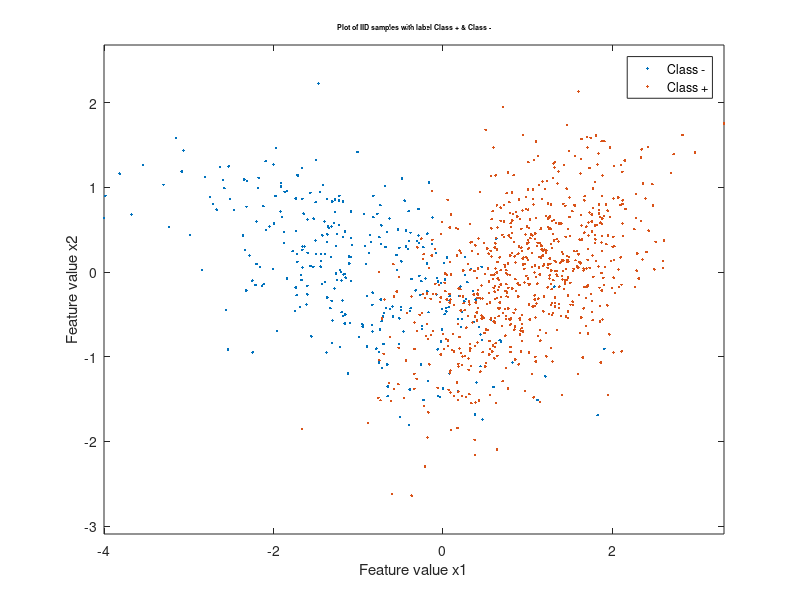
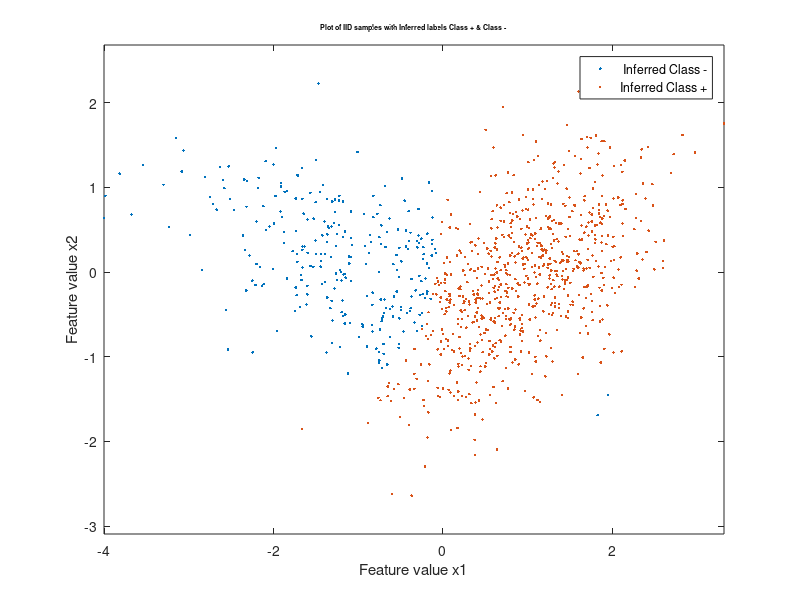
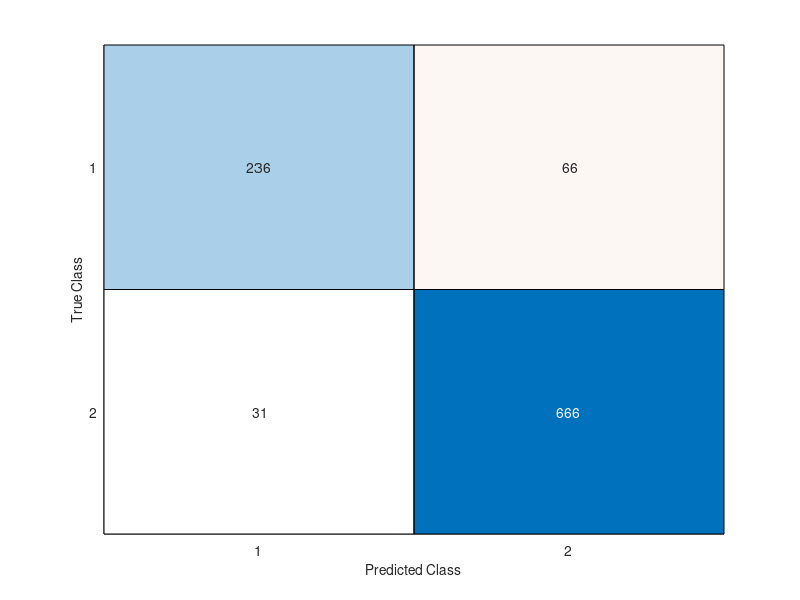

Write the MATLAB code that produced these figures, in order.
clc;close all; clear all;
m(:,1) = [-1;0]; Sigma(:,:,1) = 0.1*[10 -4;-4,5]; 
m(:,2) = [1;0]; Sigma(:,:,2) = 0.1*[5 3;3,6]; 
classPriors = [0.3,0.7]; thr = [0,cumsum(classPriors)];
N = 999; u = rand(1,N); L = zeros(1,N); x = zeros(2,N);
figure(1),clf;
gtrue=zeros(1,2);
for l = 1:2 
    indices = find(thr(l)<=u & u<thr(l+1)); % if u happens to be precisely 1, that sample will get omitted - needs to be fixed
    L(1,indices) = (l-1)*ones(1,length(indices));
    x(:,indices) = mvnrnd(m(:,l),Sigma(:,:,l),length(indices))';
    figure(1), plot(x(1,indices),x(2,indices),'.'); axis equal, hold on,
    ylabel('Feature value x2');
    xlabel('Feature value x1');
    title(['\fontsize{7} Plot of IID samples with label Class + & Class -']);
    legend('Class -','Class +');
    gtrue(1,l)=length(indices);
    disp('Number of samples generated for Class:');
    disp(l);
    disp(length(indices));
end
Y = ones(N,2);

for i=1:2
Y(:,i) = mvnpdf(x',m(:,i)',Sigma(:,:,i)');
Y(:,i) = classPriors(i)*Y(:,i);
end

Linf = zeros(1,N);
for i=1:N
    [M,I] = max(Y(i,:));
    Linf(1,i)=(I-1);
end
n=0;
for i=1:N
    if L(1,i)~=Linf(1,i)
        n=n+1;
    end
end
disp(' The number of Misclassification errors:');
disp(n);
disp('Probability of error:');
disp(n/N);
ginf = zeros(1,2);
for l = 1:2 
    indices = find(Linf(1,:)==(l-1));
    figure(2), plot(x(1,indices),x(2,indices),'.'); axis equal, hold on,
    ylabel('Feature value x2');
    xlabel('Feature value x1');
    title(['\fontsize{7} Plot of IID samples with Inferred labels Class + & Class - ']);
    legend(' Inferred Class -','Inferred Class +');
    ginf(1,l)=length(indices);
    disp('Number of samples inferred as Class:');
    disp(l);
    disp(length(indices));
end
hold off
figure(3)
C = confusionmat(L,Linf);
disp(C);
confusionchart(C);